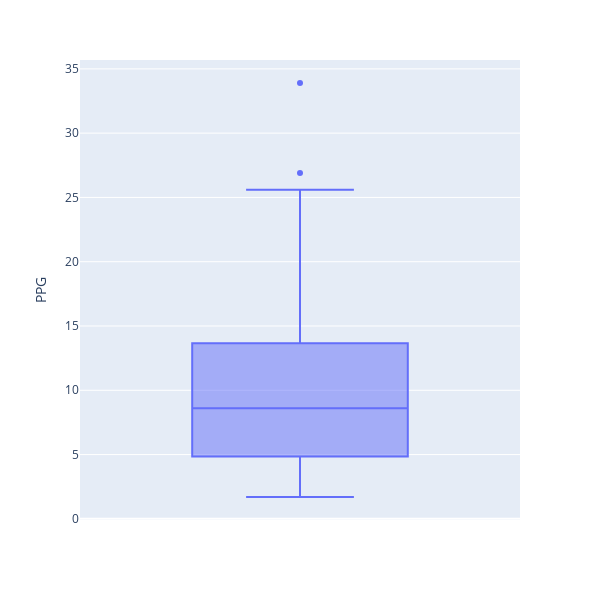

Source (notebook cell):
### Code cell
fig = px.box(NumPlayers, y='PPG',width=600,height=600)
fig.show()

### Figure 1 — Plotly figure (JSON) as saved in the notebook; plotly's stock layout.template omitted (floating-point values rounded to 4 significant figures)
{"data": [{"alignmentgroup": "True", "hovertemplate": "PPG=%{y}<extra></extra>", "legendgroup": "", "marker": {"color": "#636efa"}, "name": "", "notched": false, "offsetgroup": "", "orientation": "v", "showlegend": false, "type": "box", "x0": " ", "xaxis": "x", "y": [26.9, 23, 15.2, 12.5, 8.6, 9.6, 9, 20.1, 5.3, 3.7, 5.3, 3.3, 4, 1.7, 5.5, 33.9, 25.6, 12.9, 8.6, 11, 8.8, 8.2, 7.3, 14.4, 4.4, 7.8, 3.2, 3.3], "y0": " ", "yaxis": "y"}], "layout": {"boxmode": "group", "height": 600, "legend": {"tracegroupgap": 0}, "margin": {"t": 60}, "width": 600, "xaxis": {"anchor": "y", "domain": [0, 1]}, "yaxis": {"anchor": "x", "domain": [0, 1], "title": {"text": "PPG"}}}}
